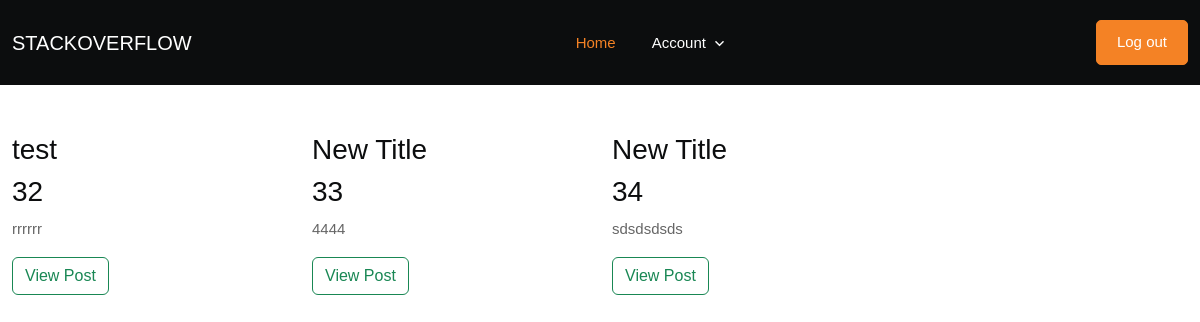
/allpost (signed in), run on the app's committed database.
### client/models.py (models this page shows, shortened)
class AddpostModel(models.Model):
    post_title=models.CharField(max_length=100)
    post_content=models.TextField()
    user_role=models.CharField(max_length=100)
    tags=models.CharField(max_length=100 , null=True)
    bidamount=models.CharField(max_length=100 , null=True)
    user_id=models.CharField(max_length=100 , null=True)
    class Meta:
        verbose_name_plural = 'Client Post'
        ordering = ('-post_title', )

### client/views.py (the view)
# urls.py: path('allpost', views.allpost, name= 'allpost'),
def allpost(request):
     if request.user.is_authenticated and request.user.role == "Client":
       Allposts=AddpostModel.objects.filter(user_id=request.user.id).values()
       return render(request, 'viewpost.html' , {'Allposts' : Allposts})

### templates/viewpost.html
{% extends 'base.html' %}
{% block content %}
 <div class="container mt-5 allpost-client">
   <div class="row">
      {% for post in Allposts %}
     <div class="col-md-3 mb-5 ">
            <h3>{{post.post_title}}</h3>
            <h3>{{post.id}}</h3>
              <p>{{post.post_content | truncatechars:90 }}</p>
              <a href="#" class="btn btn-outline-success"> View Post</a>
     </div>
      {% endfor %}
   </div>
      </div>
{% endblock %}

### static/assets/css/responsive.css (style rules this page uses)
@media only screen and (min-width: 1200px) and (max-width: 1399px) { .container { max-width: 1320px; } }

### static/style.css (style rules this page uses)
body { font-family: 'DM Sans', sans-serif; }

### data on the page
AddpostModel: post_title "test", id "32", post_content "rrrrrr"
AddpostModel: post_title "New Title", id "33", post_content "4444"
AddpostModel: post_title "New Title", id "34", post_content "sdsdsdsds"
